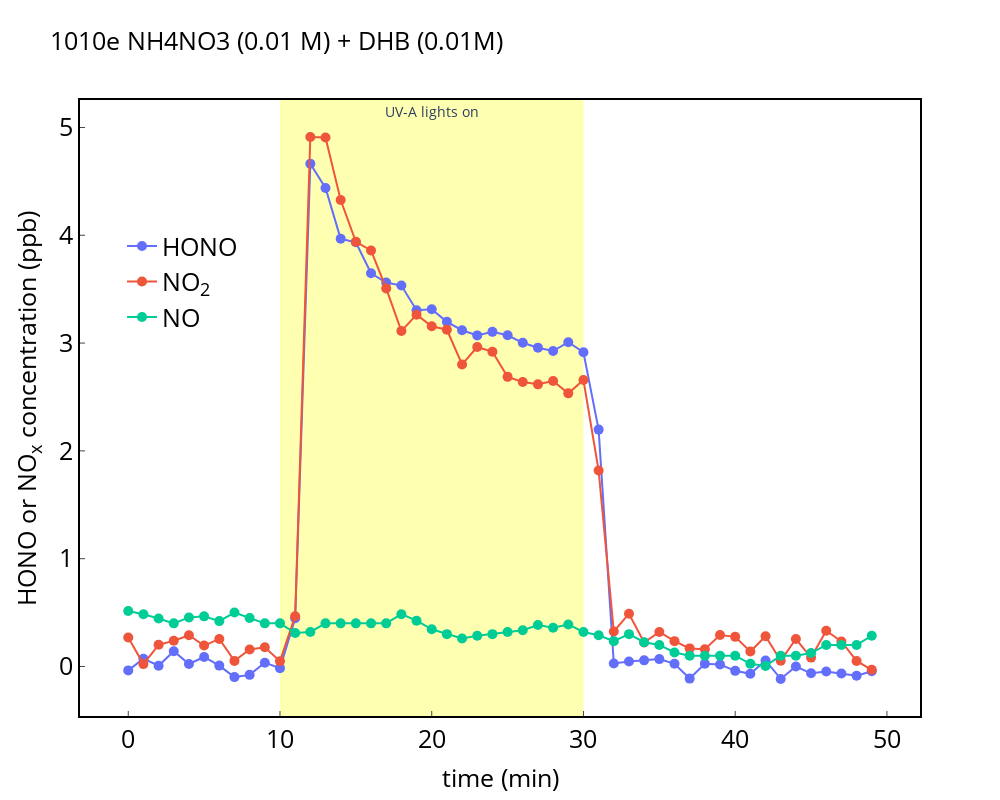

The notebook cell this image was saved under:
### Code cell
nox_path='data/T200_NOx_/2023-10-10_08.15.10_PC14751_T200_NOx.dat'
no2_path='data/NO2_ICAD/2023_10_10_Channel1_Data.dat'
hono_path='data/HONO_ICAD/2023_10_10_Channel1_Data.dat'
# rh_path='data/Humidity_Sensors_/2023-10-05_09.11.20_PC14751_Humidity_Sensors.dat'
rh_path='data/Humidity_Sensors_/2023-10-10_08.15.07_PC14751_Humidity_Sensors.dat'
hono=pd.read_csv(hono_path,sep = '\t', engine='python') #HONO from ICAD
no2=pd.read_csv(no2_path,sep = '\t', engine='python') #NO2 from ICAD
nox=pd.read_csv(nox_path,sep = '\t', header=1, engine='python') #no of nox analyzer
rh=pd.read_csv(rh_path,sep = '\t', header=1, encoding= 'unicode_escape', engine='python') #RH data

#ICAD
hono['Start Date/Time (UTC)']=pd.to_datetime(hono['Start Date/Time (UTC)'])
no2['Start Date/Time (UTC)']=pd.to_datetime(no2['Start Date/Time (UTC)'])

#NOx analyzer
nox['datetime']=nox['Date']+ nox['Time']
nox['time']= pd.to_datetime(nox['datetime'], format='%d.%m.%Y%H:%M:%S') 


#RH sensor
rh['datetime']=rh['Date']+ rh['Time']
rh['time']= pd.to_datetime(rh['datetime'], format='%d.%m.%Y%H:%M:%S') 

hono['Time_correct']=hono['Start Date/Time (UTC)']+timedelta(hours=2, minutes=1)
hono['Time_correct']= pd.to_datetime(hono['Time_correct'], format='%d.%m.%Y%H:%M:%S') 

no2['Time_correct']=no2['Start Date/Time (UTC)']+timedelta(hours=2, minutes=1)
no2['Time_correct']= pd.to_datetime(no2['Time_correct'], format='%d.%m.%Y%H:%M:%S') 


df_hono_icad=pd.DataFrame()
df_no2_icad=pd.DataFrame()
df_rh=pd.DataFrame()
df_nox_t200=pd.DataFrame()

df_hono_icad['time']=hono['Time_correct']
df_no2_icad['time']=no2['Time_correct']
df_nox_t200['time']=nox['time']
df_rh['time']=rh['time']
df_rh['dew_point']=rh['DP7[°C]']
df_hono_icad['hono']=hono['HONO (ppb)']
df_no2_icad['no2']=no2['NO2 (ppb)']
df_nox_t200['no']=nox['NO']
df_nox_t200['NO2']=nox['NO2']

average_interval='60s'
df_hono_icad=df_hono_icad.resample(average_interval,on='time').mean()
df_hono_icad['date_time']=df_hono_icad.index

df_no2_icad=df_no2_icad.resample(average_interval,on='time').mean()
df_no2_icad['date_time']=df_no2_icad.index
df_no2_icad['date_time']= pd.to_datetime(df_no2_icad['date_time']) 

df_rh=df_rh.resample(average_interval,on='time').mean()
df_rh['date_time']=df_rh.index
df_rh['rh']=dp_to_rh (df_rh.dew_point,18)
df_nox_t200=df_nox_t200.resample(average_interval,on='time').mean()
df_nox_t200['date_time']=df_nox_t200.index

df=pd.merge(pd.merge(pd.merge(df_hono_icad,df_no2_icad,on='date_time'),df_nox_t200,on='date_time'),df_rh,on='date_time')
# df=pd.merge(pd.merge(df_hono_icad,df_no2_icad,on='date_time'),df_nox_t200,on='date_time')
# df=pd.merge(df_hono_icad,df_no2_icad,on='date_time')

# correct HONO background
print(df[df['date_time'] == '2023-10-05 8:30:00'])


name='1010e'
time_start=363-10
df=df[time_start:time_start+30+20]
# df=df[time_start:time_start+39]

x_minutes=(df['date_time'] - df['date_time'][time_start]).dt.total_seconds().div(60).astype(int)
df['x_minutes']=x_minutes

x= df.x_minutes
# x= df.date_time

fig_1= go.Figure()
fig_1.add_trace(go.Scatter(x=x,y=df.hono,yaxis = "y1",mode='markers+lines',marker_size=10,line_width=2,name="HONO"))
fig_1.add_trace(go.Scatter(x= x,y=df.no2,yaxis = "y1",mode='markers+lines',marker_size=10,line_width=2,name="NO<sub>2</sub>"))
fig_1.add_trace(go.Scatter(x= x,y=df.no,yaxis = "y1",mode='markers+lines',marker_size=10,line_width=2,name="NO"))

# fig_1.add_trace(go.Scatter(x= x,y=df.rh,yaxis = "y2",mode='markers+lines',marker_size=10,line_width=2,name="RH"))
# fig_1.add_trace(go.Scatter(x= df.date_time,y=df.no+df.no2+df.hono,yaxis = "y1",mode='markers+lines',marker_size=10,line_width=2,name="no"))

fig_1.update_layout(title=name+' NH4NO3 (0.01 M) + DHB (0.01M)',titlefont=dict(color="black",size=25))
# fig_1.update_layout( bargap=0)
fig_1.update_layout(
  plot_bgcolor = 'white',paper_bgcolor = 'white',autosize=False,width=1000, height=800,
    xaxis=dict( title="time (min)",titlefont=dict(color="black",size=25),showline=True, mirror= True,tickfont=dict(color='black',size=25 ),linecolor="black", linewidth=2,ticks='inside'),
    yaxis=dict( title='HONO or NO<sub>x</sub> concentration (ppb)', zeroline=False,
              #  range=[-2,68],
               titlefont=dict(color="black",size=25),mirror= True,tickfont=dict(color='black',size=25 ),linecolor="black", linewidth=2,ticks='inside'),
    yaxis2=dict(title='',titlefont=dict(color="black",size=25),range=[-2,68],tickfont=dict(color="black" ,size=25),ticks='inside',anchor="free",overlaying="y", side="right", position=1, linecolor="black", linewidth=2,showticklabels = True) )
fig_1.update_layout(legend=dict(yanchor="top",y=0.8 ,xanchor="left",x=0.05,  font=dict( size=25,color="black")))
fig_1.update_layout(xaxis=dict(showgrid=False),
              yaxis=dict(showgrid=False)
)

fig_1.add_vrect(x0=10, x1=30,annotation_text="UV-A lights on", annotation_position="top",annotation_font_size=14,fillcolor="yellow", opacity=0.3,layer="below", line_width=0)

config = {'displayModeBar': True}
fig_1.show(config=config)
fig_1.write_html(name+'.html')
fig_1.write_image(name+'.png')

from scipy import constants
j_pd=pd.DataFrame()
j_pd['nitrate_M']=[0.01]
# flow_rate=2475.8/60 # mL s-1         
mol_NaNO3=j_pd['nitrate_M'][0]*600*1e-6    # mass in 0.025 L total solution;  taking 600uL from this solution
T=273+18
molecules= 2.46*1e10*273/T #  molecules/(cm3) per one ppb

time = 30 # min
photolysis_rate_constant=np.trapz(df.hono[10:40])/time*molecules/constants.N_A*flow_rate /mol_NaNO3
production_amount=np.trapz(df.hono[10:40])*molecules*flow_rate*60/constants.N_A   # total mol in the irradiation time

# photolysis_rate_constant

# data_compile.append(j_pd)
j_pd['hono']=[np.trapz(df.hono[10:40])/time*molecules/constants.N_A*flow_rate /mol_NaNO3]
j_pd['no']=[np.trapz(df.no[10:40])/time*molecules/constants.N_A*flow_rate /mol_NaNO3]
j_pd['no2']=[np.trapz(df.no2[10:40])/time*molecules/constants.N_A*flow_rate /mol_NaNO3]
j_pd['total']=[np.trapz(((df.no+df.no2+df.hono))[10:40])/time*molecules/constants.N_A*flow_rate /mol_NaNO3]

data_compile=data_compile.append(j_pd)

### Figure 1 — Plotly figure (JSON) as saved in the notebook; plotly's stock layout.template omitted (floating-point values rounded to 4 significant figures)
{"data": [{"line": {"width": 2}, "marker": {"size": 10}, "mode": "markers+lines", "name": "HONO", "type": "scatter", "x": [0, 1, 2, 3, 4, 5, 6, 7, 8, 9, 10, 11, 12, 13, 14, 15, 16, 17, 18, 19, 20, 21, 22, 23, 24, 25, 26, 27, 28, 29, 30, 31, 32, 33, 34, 35, 36, 37, 38, 39, 40, 41, 42, 43, 44, 45, 46, 47, 48, 49], "y": [-0.03633, 0.07233, 0.0066, 0.1417, 0.02333, 0.088, 0.008, -0.0985, -0.07783, 0.03533, -0.01533, 0.4473, 4.663, 4.439, 3.967, 3.935, 3.647, 3.561, 3.534, 3.305, 3.315, 3.197, 3.119, 3.071, 3.104, 3.072, 3.002, 2.958, 2.926, 3.008, 2.915, 2.197, 0.02817, 0.04617, 0.057, 0.0685, 0.02483, -0.1123, 0.02467, 0.01767, -0.0405, -0.0682, 0.05567, -0.1157, -0.0001667, -0.06317, -0.04617, -0.0645, -0.08533, -0.04367], "yaxis": "y"}, {"line": {"width": 2}, "marker": {"size": 10}, "mode": "markers+lines", "name": "NO<sub>2</sub>", "type": "scatter", "x": [0, 1, 2, 3, 4, 5, 6, 7, 8, 9, 10, 11, 12, 13, 14, 15, 16, 17, 18, 19, 20, 21, 22, 23, 24, 25, 26, 27, 28, 29, 30, 31, 32, 33, 34, 35, 36, 37, 38, 39, 40, 41, 42, 43, 44, 45, 46, 47, 48, 49], "y": [0.2695, 0.022, 0.2012, 0.2387, 0.2898, 0.1942, 0.2557, 0.05183, 0.157, 0.1777, 0.0495, 0.4667, 4.911, 4.906, 4.327, 3.939, 3.859, 3.507, 3.111, 3.263, 3.156, 3.124, 2.802, 2.964, 2.919, 2.687, 2.639, 2.617, 2.648, 2.534, 2.658, 1.817, 0.3247, 0.4898, 0.222, 0.3198, 0.235, 0.1678, 0.16, 0.2917, 0.2747, 0.139, 0.2808, 0.053, 0.2547, 0.0825, 0.3317, 0.2325, 0.05117, -0.0305], "yaxis": "y"}, {"line": {"width": 2}, "marker": {"size": 10}, "mode": "markers+lines", "name": "NO", "type": "scatter", "x": [0, 1, 2, 3, 4, 5, 6, 7, 8, 9, 10, 11, 12, 13, 14, 15, 16, 17, 18, 19, 20, 21, 22, 23, 24, 25, 26, 27, 28, 29, 30, 31, 32, 33, 34, 35, 36, 37, 38, 39, 40, 41, 42, 43, 44, 45, 46, 47, 48, 49], "y": [0.515, 0.485, 0.445, 0.4, 0.455, 0.465, 0.4211, 0.5, 0.45, 0.4, 0.4, 0.31, 0.32, 0.4, 0.4, 0.4, 0.4, 0.4, 0.485, 0.425, 0.345, 0.3, 0.26, 0.285, 0.3, 0.32, 0.3368, 0.385, 0.36, 0.39, 0.32, 0.29, 0.235, 0.3, 0.225, 0.2, 0.13, 0.1, 0.1, 0.1, 0.1, 0.025, 0.005, 0.1, 0.1, 0.125, 0.2, 0.2, 0.2, 0.285], "yaxis": "y"}], "layout": {"annotations": [{"font": {"size": 14}, "showarrow": false, "text": "UV-A lights on", "x": 20, "xanchor": "center", "xref": "x", "y": 1, "yanchor": "top", "yref": "y domain"}], "autosize": false, "height": 800, "legend": {"font": {"color": "black", "size": 25}, "x": 0.05, "xanchor": "left", "y": 0.8, "yanchor": "top"}, "paper_bgcolor": "white", "plot_bgcolor": "white", "shapes": [{"fillcolor": "yellow", "layer": "below", "line": {"width": 0}, "opacity": 0.3, "type": "rect", "x0": 10, "x1": 30, "xref": "x", "y0": 0, "y1": 1, "yref": "y domain"}], "title": {"font": {"color": "black", "size": 25}, "text": "1010e NH4NO3 (0.01 M) + DHB (0.01M)"}, "width": 1000, "xaxis": {"linecolor": "black", "linewidth": 2, "mirror": true, "showgrid": false, "showline": true, "tickfont": {"color": "black", "size": 25}, "ticks": "inside", "title": {"font": {"color": "black", "size": 25}, "text": "time (min)"}}, "yaxis": {"linecolor": "black", "linewidth": 2, "mirror": true, "showgrid": false, "tickfont": {"color": "black", "size": 25}, "ticks": "inside", "title": {"font": {"color": "black", "size": 25}, "text": "HONO or NO<sub>x</sub> concentration (ppb)"}, "zeroline": false}, "yaxis2": {"anchor": "free", "linecolor": "black", "linewidth": 2, "overlaying": "y", "position": 1, "range": [-2, 68], "showticklabels": true, "side": "right", "tickfont": {"color": "black", "size": 25}, "ticks": "inside", "title": {"font": {"color": "black", "size": 25}, "text": ""}}}}
